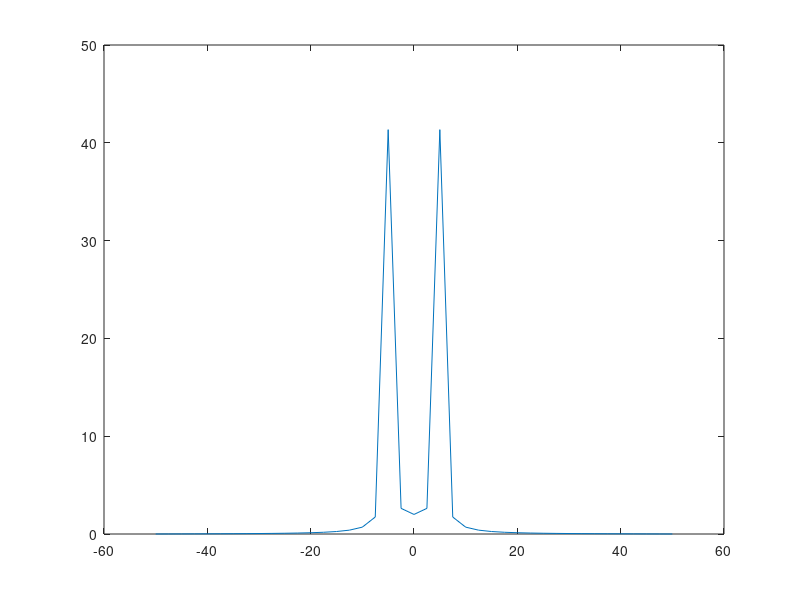

Write MATLAB code to recreate this figure.
clc;
clear all; 
close all;
f1 = input("enter frequency 1");
f2 = input("enter frequency 2");
if f1>f2
    fs = 20*f1;
    t = 0:1/fs:2/f2;
else 
    fs = 20*f2;
    t = 0:1/fs:2/f1;
end
x1 = cos (2*pi*f1*t);
x2 = cos (2*pi*f2*t);
x = x1+x2;
Xk= fft(x);
Xks = fftshift(Xk);
w = linspace (-fs/2, fs/2, length(Xks));
plot(w, abs(Xks));